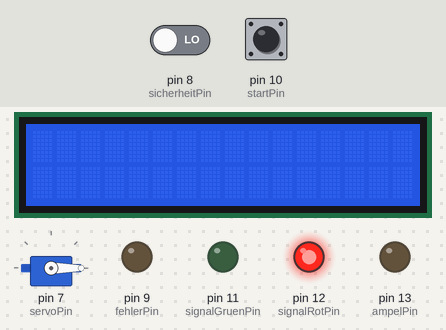
Bench run of a sketch on a simulated Arduino Uno, built with avr-gcc and run on an emulated ATmega328P. On the bench: 16×2 character LCD, servo, output pins drawn as LEDs (lit = HIGH). Dashed ring = blinking. The test bench sets the inputs (shaded band); at power-on: pin 10 (startPin) LOW, pin 8 (sicherheitPin) LOW.

Above: at 2.2 s.
2.3 s: pin 10 (startPin) pulled HIGH for 0.15 s
At 3.3 s:
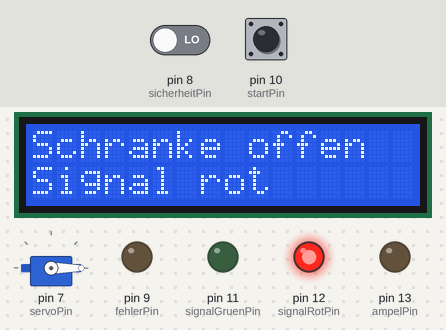
At 5.2 s:
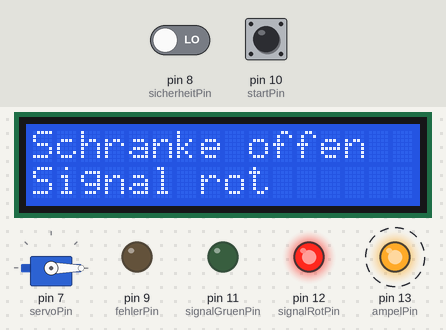
Timing chart, 0 to 19.8 s (numbered marks = the images above; inputs shaded):
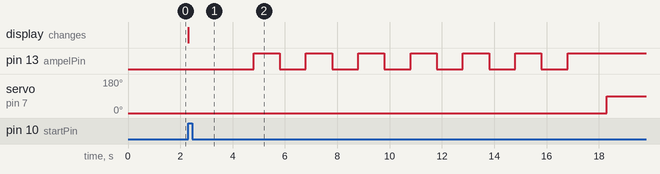

Measured:
- after the input at 2.3 s, pin 13 (ampelPin): alternates HIGH for 1.0 s and LOW for 1.0 s, 13 changes in all, then stays HIGH, starting after 2.5 s; servo on pin 7 (servoPin): 0° → 90° after 16.0 s; the display: changes at once (image 1)

The sketch:

mainNurStart.ino
```cpp
#include <Arduino.h>
#include <Servo.h>
//#include <Viktor.h>
//#include <Display_FredericV1.1.h>
//#include <Ampel.h>
#include <LiquidCrystal.h>


LiquidCrystal lcd(1,2,6,5,4,3);  //Ansteuerung der Pins, welche mit Display belegt sind
Servo Schranke;

bool start=false;
bool fehler=false;
bool schranke=false;
bool ampel=false;
bool signalRot=false;
const int startPin=10;
const int fehlerPin=9;
const int ampelPin=13;
const int signalRotPin=12;
const int signalGruenPin=11;
const int servoPin=7;
const int sicherheitPin=8;

int sensorWert=0;
int eingang= A0;
const int taster=14;               // Manuelle Betätigung der Schranke?
int tasterstatus=0;                //Manuelle Betätigung der Schranke?


void setup()
{
  pinMode(startPin, INPUT);
  pinMode(fehlerPin, OUTPUT);
  pinMode(ampelPin, OUTPUT);
  pinMode(signalRotPin, OUTPUT);
  pinMode(signalGruenPin, OUTPUT);
  pinMode(sicherheitPin, INPUT);
  pinMode(taster,INPUT);
  Serial.begin(9600);
  lcd.begin(16, 2);
  setSchrankeStart();
  setSignalRot();
}

void loop()
{
  lcd.clear();
  if (digitalRead(startPin)==true)
  {
    ausgabe() ;
    delay(2500);
    setStartVar();
    Schranke.attach(servoPin);
    blinkenAG(start,ampel,schranke);

    schrankeSchliessen();

    signalrotJG();
    durchgefahren();
  }
  else if (digitalRead(fehlerPin)==true)
  {
    blinkenAG(start,ampel,schranke);
    setFehlerVar();
    manuelleBetaetigungSchranke();

    signalrotJG();
    durchgefahren();
  };

}


void schrankeSchliessen() //Viktor Rein
{
    Schranke.write(90);
    delay(1000);
    schranke= true;
}
void schrankeOeffnen() //Viktor Rein
{
    Schranke.write(0);
    delay(1000);
    schranke=false;
}

void bildschirmanzeigefrederic(char startstate, char schrankestate, char signalRotstate, char ampelstate) //Frederic Böse
 {
    if (startstate=true)
      {
       lcd.setCursor(0,0); //Startposition
       lcd.print("Zug kommt");
      }
      if (schrankestate=true)
      {
        if (ampelstate=true)
        {
         lcd.setCursor(0,1); //Startposition
         lcd.print("Schranke zu Autoampel Rot");
        }
      }
    if (signalRotstate=true)
    {
     lcd.setCursor(0,2); //Start
     lcd.print("Zugsignal gruen");
    }
    if (signalRotstate==false&&schrankestate==false&&ampelstate==false)
    {
      lcd.setCursor(0,3);
      lcd.print("Zugsignal rot, Schranke offen");
    }
 }

 void blinkenAG(char startstate, char ampelstate, char schrankestate) //Alexander Göhmann
{
//if (startstate == true) //wenn Zug kommt muss Ampel anfangen zu blinken
//{
    for (int i=0; i<6; i++) //Ampel blinkt eine bestimmt Zeit lang
    {
      digitalWrite (13, HIGH);
      delay (1000);
      digitalWrite (13, LOW);
      delay (1000);
    };
    ampel =true;
    digitalWrite (13, HIGH);
    delay (1500);
}
// }
//  else //Ampel muss ausbleiben wenn kein Zug kommt.
  //{
   // digitalWrite (13, LOW);
 // }


void signalrotJG() //Julien Gutzeit
{
if (digitalRead(sicherheitPin)==HIGH)
{
  digitalWrite(signalGruenPin, HIGH);
  digitalWrite(signalRotPin, LOW);
  delay(5000);
}
else
{
  signalrotJG();
};
}

void ausgabe() //Julien Gutzeit
{

 lcd.setCursor(0, 0); //Startposition der Darstellung auf dem LCD festlegen. lcd.setCursor(0,0) bedeutet: Erstes Zeichen in der ersten Zeile.
 lcd.print("Schranke offen"); //Dort soll der Text „Schranke.offen“ erscheinen. Der Befehl lcd.setCursor ist dem Mikrocontrollerboard durch das Aufrufen der Bibliothek bekannt.
 lcd.setCursor(0, 1); // lcd.setCursor(0,1) bedeutet: Erstes Zeichen in der zweiten Zeile.
 lcd.print("Signal rot"); //Dort soll dann der Text „Signal.leuchtet“ auftauchen.

 //delay(5000);//Eine kurze Pause, in der die LEDsignal an oder aus ist
}

//Wenn nun der Sensorwert bei normaler Helligkeit bspw. nur den Wert 100 hat
//(Der Wert ist abhängig von den verwendeten Widerständen, von der
//Helligkeit und von der Stromrichtung), dann nimmt man anstelle des Wertes
//512 einen wesentlich kleineren Wert, bei dem die LED zu leuchten beginnen
//soll. Bspw. nimmt man dann den Wert 90. Den aktuellen Sensorwert kann
//man sich nun mit Hilfe des „Serial monitor“ anzeigen lassen. Dazu klickt man
//oben auf „Tools“ und anschließend auf „serial monitor“.

void manuelleBetaetigungSchranke()  //Fabian Riekert
{

 // tasterstatus=;   //Hier wird der Pin (des Tasters) ausgelesen (Befehl: digitalRead). Das Ergebnis wird unter der Variable „tasterstatus“ mit dem Wert „HIGH“ für 5 Volt und „LOW“ für 0 Volt gespeichert.

if (start==true)           //Verarbeitung: Wenn der Taster gedrückt ist (Das Spannungsignal ist Hoch)
{                                   //If Schleife Anfang

delay(1000);
Schranke.attach(servoPin);
Schranke.write(90);                 //Position 2 ansteuern mit dem Winkel 90° (Schranke ist geschlossen)
delay(1000);
}
else
{
  manuelleBetaetigungSchranke();
};

}


void setStartVar () //Fabian Riekert
{
  start=true;


}

void setSchrankeStart()
{
  Schranke.attach(servoPin);
  Schranke.write(0);        //Startposition des Servos ist offen
  delay(1000);
  Schranke.detach();
}

void setSignalRot()
{
  digitalWrite(signalRotPin, HIGH);
}

void durchgefahren()
{
  digitalWrite(signalGruenPin, LOW);
  digitalWrite(signalRotPin, HIGH);
  delay(2000);
  digitalWrite(ampelPin, LOW);
  delay(3000);
  schrankeOeffnen();
}

void setFehlerVar(){

    if (digitalRead(startPin)==HIGH){

      start=true;
    }
    else
    {
      setFehlerVar();
    }
 }
```
